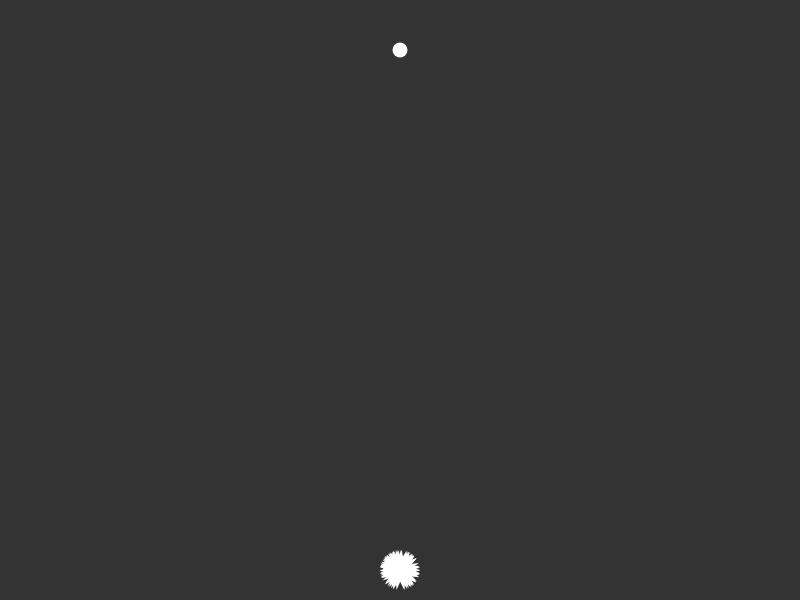
Frame 1 (no input)
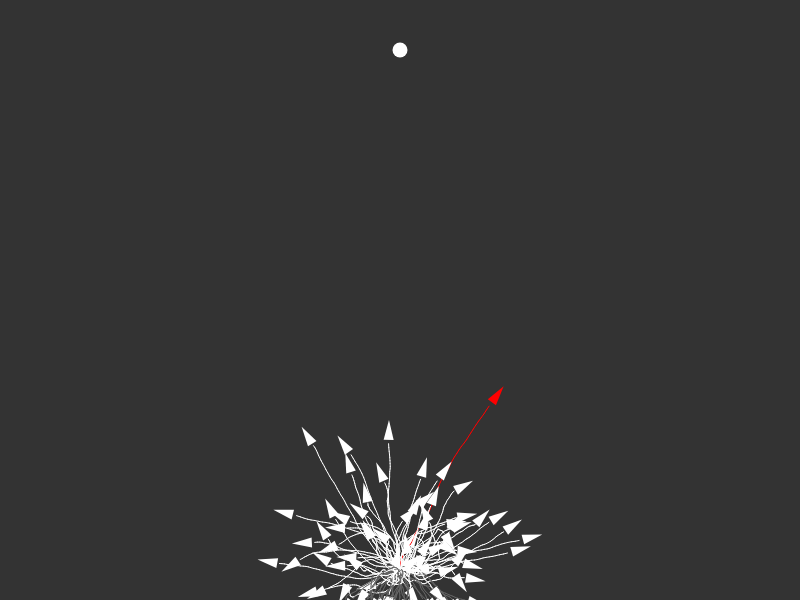
Frame 60 (no input)
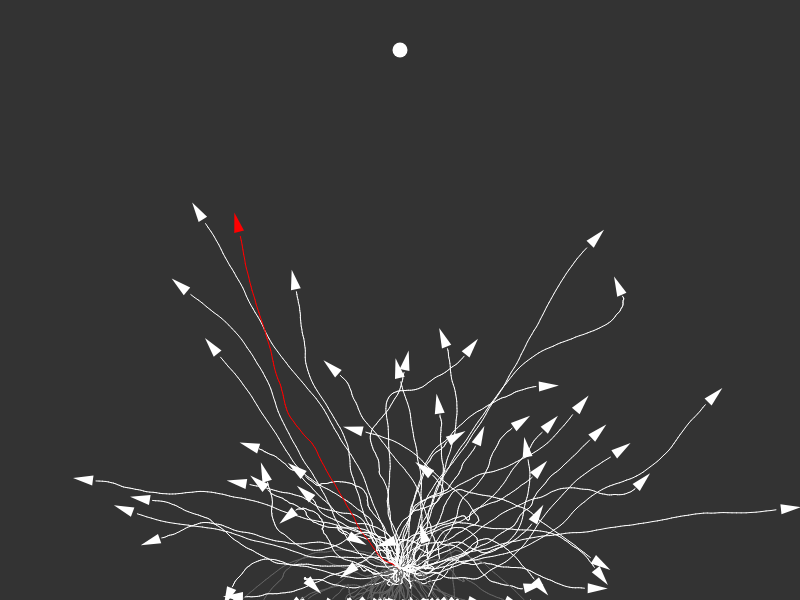
Frame 120 (the mouse pressed at the canvas centre since frame 60)

The p5.js sketch that drew these frames (run headless with seeded random() and noise() and a simulated clock; from frame 60 on, the mouse is pressed at the canvas centre):

// p5.js sketch
// ── sketch.js
function preload() {

}

var population;
var lifespan = 500;
var count = 0;
var popCount = 100;
var target;
var start;
var halt;
var mutateRate = 0.0001;
var lifespanP;
var bestFitnessP;
var bestFitness;
var meanFitnessP;
var iteration = 1;
var iterationP;

function setup() {
  createCanvas(800, 600);
  background(51);
  // rectMode(CENTER);
  target = createVector(width/2, 50);
  start = createVector(width/2,height-30);
  population = new Population();
  halt = false;
  lifespanP = createP();
  iterationP = createP();
  bestFitnessP = createP();
  meanFitnessP = createP();
  meanFitnessP.html("mean fitness: ");
}

function draw() {
  background(51);
  noStroke();
  fill(255);
  ellipse(target.x, target.y, 15);
  population.run();
  if (!halt) {
      count++;
  }
  lifespanP.html("life span: "+str(lifespan-count));
  bestFitnessP.html("best fitness: "+str(bestFitness));
  iterationP.html("iteration: "+str(iteration));
}

function keyPressed() {
  if (keyCode === ESCAPE) {
    halt = !halt;
  }
}


function Population() {
  this.rockets = [];
  for (var i=0; i<popCount; ++i) {
    this.rockets.push(new Rocket(lifespan, start, target));
  }
}

Population.prototype.alive = function () {
  var alive = false;
  this.rockets.forEach(function (rocket) {
    if (rocket.alive()) {
      alive = true;
      return;
    }
  });
  return alive;
}

Population.prototype.meanFitness = function () {
  var mean = 0;
  this.rockets.forEach(function (rocket) {
    mean += rocket.fitness;
  });
  mean /= popCount;
  return mean;
};

Population.prototype.run = function () {
  if (count >= lifespan || !this.alive()) {
    iteration++;
    count = 0;
    meanFitnessP.html("mean fitness: " + str(this.meanFitness()));
    this.create();
  }

  bestFitness = 0;
  this.rockets.forEach(function (rocket) {
    var fitness = rocket.update(count, halt);
    if (bestFitness < fitness) {
      bestFitness = fitness;
    }
  });

  var c;
  this.rockets.forEach(function (rocket) {
    if (rocket.fitness === bestFitness) {
      c = color(255, 0, 0);
    } else {
      c = color(255);
    }
    rocket.draw(c);
  });
}

Population.prototype.create = function () {
  newRockets = [];
  // estimate propbability
  var sumFitness = 0;
  this.rockets.forEach(function (rocket) {
    sumFitness += rocket.fitness ;
  });

  this.rockets.forEach(function (rocket) {
    rocket.prob = rocket.fitness / sumFitness;
  });

  // create new popuplation
  for (var i=0; i<popCount; ++i) {
    // select parents
    var parentA = this.selectParent();
    var parentB = this.selectParent();
    // crossover genes
    var newRocket = parentA.crossover(parentB)
    // mutate
    newRocket.mutate(mutateRate);

    newRockets.push(newRocket);
  }
  this.rockets = newRockets;
}

Population.prototype.selectParent = function () {
  var index = 0;
  var r = random(1);

  while (r > 0) {
    r -= this.rockets[index].prob;
    index++;
  }
  index--;
  return this.rockets[index];
}

// ── Rocket.js
function Rocket(lifespan, start, target, genes) {
  this.start = start;
  this.pos = start.copy();
  this.poslist = [];
  this.vel = createVector();
  this.acc = createVector();
  if (genes) {
    this.dna = new DNA(lifespan, genes);
  } else {
    this.dna = new DNA(lifespan);
  }
  this.maxSpeed = 5;
  this.target = target;
  this.fitness = 0;
  this.prob = 0;
  this.targetReachedCount = -1;
  this.crashed = false;
}

Rocket.prototype.alive = function () {
  return !this.crashed && this.targetReachedCount < 0;
}

Rocket.prototype.update = function (count, halt) {
  if (!halt && this.alive()) {
      this.applyForce(this.dna.genes[count]);
      this.vel.add(this.acc);
      this.vel.limit(this.maxSpeed);
      this.poslist.push(this.pos.copy());
      this.pos.add(this.vel);
      this.acc.mult(0);
      this.updateFitness(count);
      this.updateCrash();
  }
  return this.fitness;
}

Rocket.prototype.updateCrash = function () {
  // check walls
  this.crashed = this.crashed || this.pos.x < 0 || this.pos.x > width;
  this.crashed = this.crashed || this.pos.y < 0 || this.pos.y > height;
}

Rocket.prototype.updateFitness = function (count) {
  var d = dist(this.pos.x, this.pos.y, this.target.x, this.target.y);
  this.fitness = 1/d * 100;

  if (d < 5) {
      this.targetReachedCount = count;
      this.fitness += (1/this.targetReachedCount) * 100;  // bump up fitness based time to reach
  }
}

Rocket.prototype.draw = function (c) {
  if (!c) {
    c = color(255);
  }
  push();
  noStroke();
  translate(this.pos.x, this.pos.y);
  fill(c);
  push();
  rotate(this.vel.heading());
  // rect(0, 0, 39, 5);
  // triangle(
  //   5, 0,  // right
  //   -5, 0, // left
  //   0, -20  // top
  // )
  triangle(
    20, 0, // right
    0, -5, // left
    0, +5  // top
  );
  pop();


  // fill(0, 255, 0);
  // text(nfc(this.fitness,3), 0,0);

  pop();
  for (var i = 1; i < this.poslist.length; i++) {
    if (this.crashed) {
      stroke(100,100,100);
    } else {
      stroke(c);
    }

    var p1 = this.poslist[i-1];
    var p2 = this.poslist[i];
    line(p1.x, p1.y, p2.x, p2.y);
  }
}

Rocket.prototype.applyForce = function (f) {
  this.acc.add(f);
}

Rocket.prototype.crossover = function (other) {
  var genes = this.dna.genes;
  var otherGenes = other.dna.genes;
  var newGenes = [];

  // var mid = round(genes.length/2);
  // for (var i=0; i<mid; i++) {
  //   newGenes.push(genes[i]);
  // }
  // for (var i=mid; i<genes.length; i++) {
  //   newGenes.push(otherGenes[i]);
  // }

  for (var i=0; i<genes.length; i++) {
    if (random(1) <= 0.5) {
      newGenes.push(otherGenes[i]);
    } else {
      newGenes.push(genes[i]);
    }

  }


  return new Rocket(this.lifespan, this.start, this.target, newGenes);
}

Rocket.prototype.mutate = function (mutateRate) {
  for (var i = 0; i < this.dna.genes.length; i++) {
    var r = random(1);
    if (r <= mutateRate) {
      this.dna.genes[i] = randomForce();
    }
  }
}

function randomForce(limit) {
  if (!limit) {
    limit = 0.3;
  }
  force = p5.Vector.random2D();
  force.limit(limit);
  return force;
}


function DNA(lifespan, genes) {
  this.genes = [];

  if (genes) {
      this.genes = genes
  } else {
    for (var i = 0; i < lifespan; ++i) {
      this.genes.push(randomForce());
    }
  }
}
